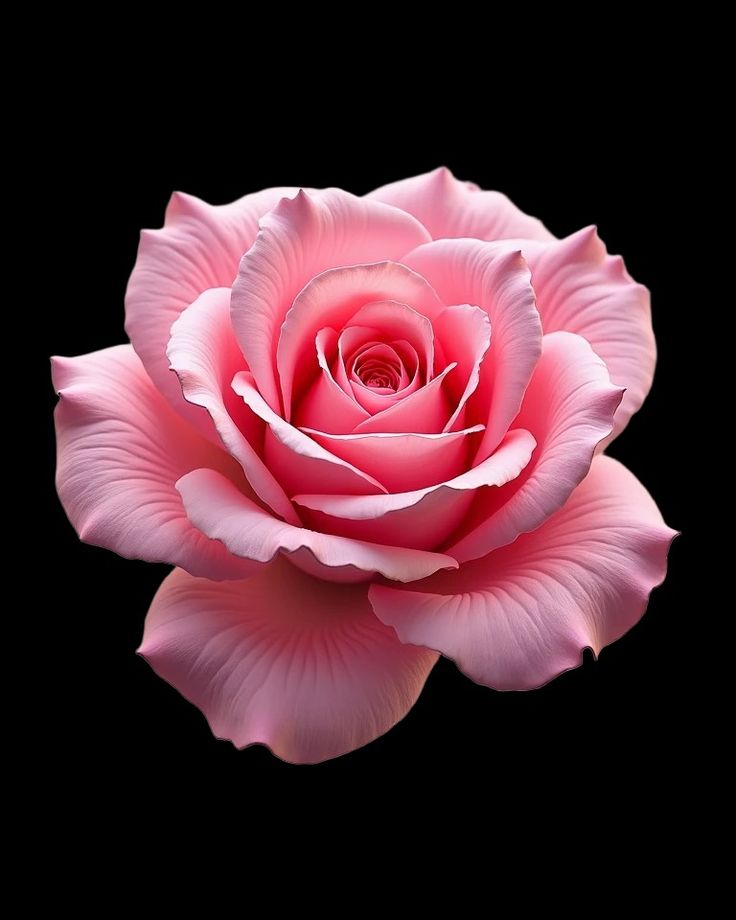
#> input picture reference/rose-open-pink.jpg, 736 x 920 px, found by its file name; the run also reads 3 pictures not shown here
$ python process_images.py
#> lines starting #> are read from the running program, lines starting #| are printed output that depends on the picture; after the words box and inside, x2 and y2 are one past the last pixel; in counts of white or black regions, pixels touching at a corner belong together
import math, os
os.makedirs("tools/.out", exist_ok=True)
import numpy as np, sys
from PIL import Image, ImageFilter
from scipy import ndimage as nd
U='reference/'; O='tools/.out/'
def hsv(a):
    a=a.astype(np.float32)/255; r,g,b=a[...,0],a[...,1],a[...,2]
    mx=a.max(-1); mn=a.min(-1); d=mx-mn+1e-6
    h=np.where(mx==r,((g-b)/d)%6,np.where(mx==g,(b-r)/d+2,(r-g)/d+4))*60
    s=np.where(mx>0,(mx-mn)/(mx+1e-6),0); return h,s,mx
def rgb(h,s,v):
    h=(h%360)/60; i=np.floor(h).astype(int)%6; f=h-np.floor(h)
    p=v*(1-s); q=v*(1-s*f); t=v*(1-s*(1-f))
    r=np.choose(i,[v,q,p,p,t,v]); g=np.choose(i,[t,v,v,q,p,p]); b=np.choose(i,[p,p,t,v,v,q])
    return (np.clip(np.stack([r,g,b],-1),0,1)*255).astype(np.uint8)
def flood_bg(cand,minpocket=0):
    lab,n=nd.label(cand); border=set(np.unique(np.concatenate([lab[0],lab[-1],lab[:,0],lab[:,-1]])))-{0}
    if minpocket:
        sizes=nd.sum(np.ones_like(lab),lab,range(1,n+1))
        border|={i+1 for i,z in enumerate(sizes) if z>minpocket}
    return np.isin(lab,list(border))
def alpha_from(bg,feather=1.2):
    a=(~bg).astype(np.float32)
    a=nd.binary_opening(a>0.5,iterations=1).astype(np.float32)
    a=nd.gaussian_filter(a,feather); return (np.clip((a-0.15)/0.7,0,1)*255).astype(np.uint8)
def save(rgbarr,al,name,trim=True):
    im=Image.fromarray(np.dstack([rgbarr,al]),'RGBA')
    if trim: im=im.crop(im.getbbox())
    im.save(O+name+'.png'); return im

# 1 open rose (pink on black) -> blue with lavender undertone
a=np.array(Image.open(U+'rose-open-pink.jpg').convert('RGB'))
#> a is the input picture: shape (920, 736, 3); mean R, G, B 79.5, 44, 52.8
h,s,v=hsv(a); bg=flood_bg(a.max(-1)<28)
#> in flood_bg, `lab, n = nd.label(cand)`:
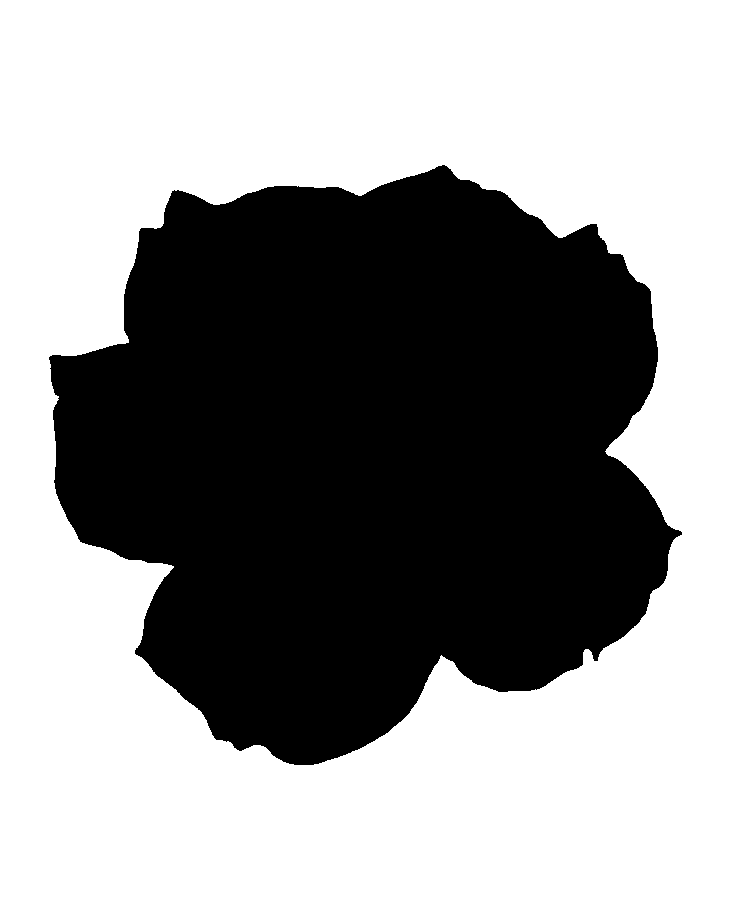
#> lab: shape (920, 736) int32; values 0 (black) and 1 (white), 59.9% white; 1 black region, box (x1, y1, x2, y2) and area: (49, 165, 682, 765) 271303
#> in flood_bg, `lab, n = nd.label(cand)`: n = 1
#> in flood_bg, `border = set(np.unique(np.concatenate([lab[0], lab[-1], lab[:, 0], lab`: border = 1 item
nh=212+48*np.clip(1-v,0,1)**2.2; ns=np.clip(s*1.12,0,1); nv=np.clip(v*1.02,0,1)
save(rgb(nh,ns,nv),alpha_from(bg,1.0),'rose_open')
#> in rgb, `i = np.floor(h).astype(int) % 6`: i: shape (920, 736) int64; values 3 (black) and 4 (white), 60.1% white; 1 black region, box (x1, y1, x2, y2) and area: (50, 166, 681, 765) 270251
#> in alpha_from, `a=nd.binary_opening(a>0.5,iterations=1).astype(np.float32)`: a: shape (920, 736) float32; values 0 (black) and 1 (white), 40.1% white; 1 white region, box (x1, y1, x2, y2) and area: (49, 165, 682, 765) 271284

# 2 stem rose (red, beige bg) -> blue head, green leaves kept
a=np.array(Image.open(U+'rose-stem-red.jpg').convert('RGB'))
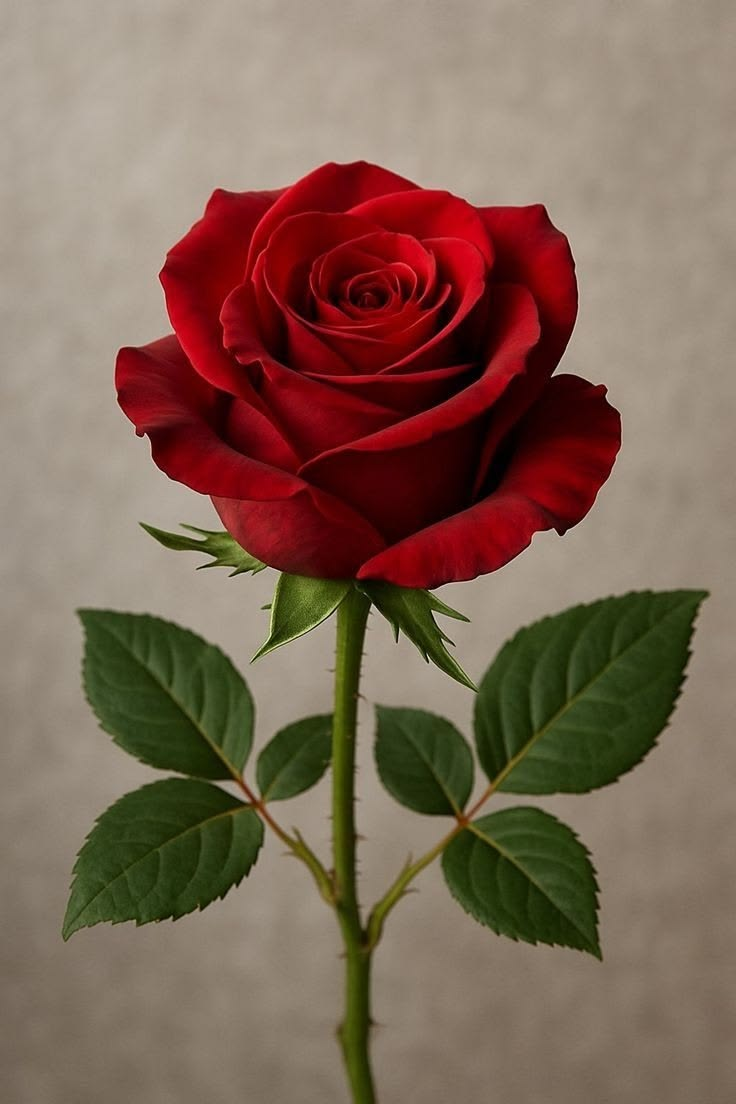
#> input picture reference/rose-stem-red.jpg, 736 x 1104 px, found by its file name
#> a is the input picture: shape (1104, 736, 3); mean R, G, B 127.3, 102.1, 86.2
h,s,v=hsv(a); bg=flood_bg((s<0.3)&(v>0.22)&~((h>60)&(h<170)&(s>0.3)),400)
#> call 2 of flood_bg, with minpocket = 400
#> in flood_bg (call 2), `lab, n = nd.label(cand)`:
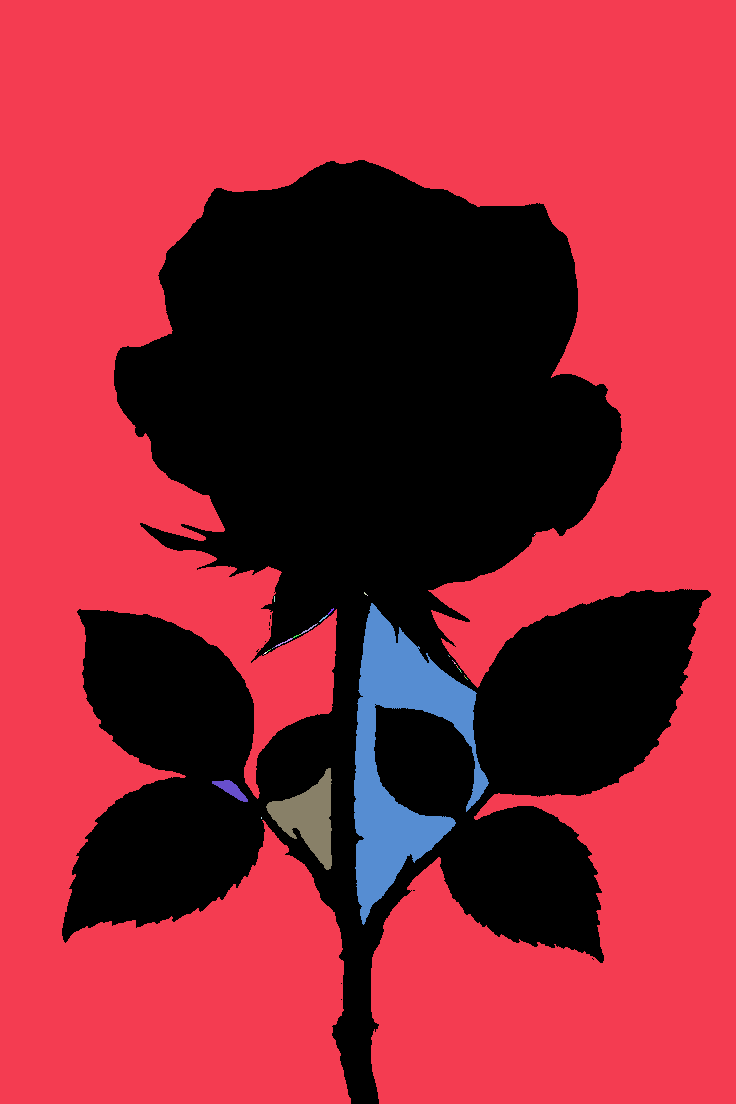
#> lab: shape (1104, 736) int32; 39 distinct labels, from 0 to 38; one colour per label, 0 black
#> in flood_bg (call 2), `lab, n = nd.label(cand)`: n = 38
#> in flood_bg (call 2), `lab, n = nd.label(cand)`:
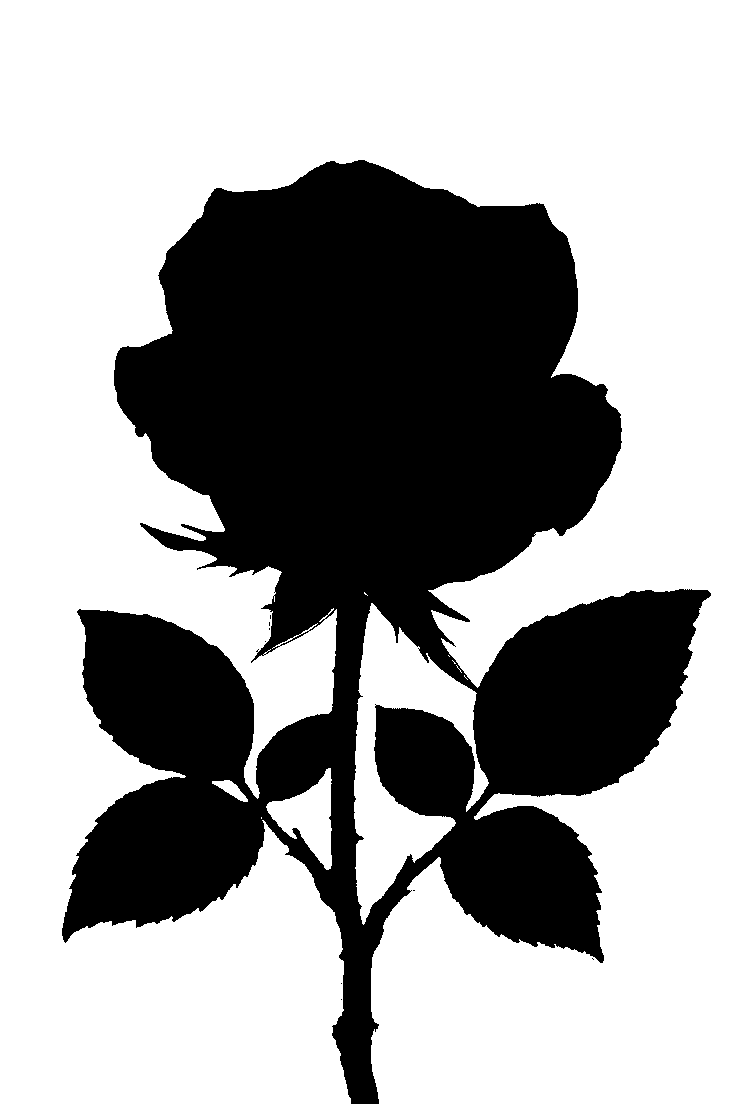
#> cand: shape (1104, 736) bool; 63.5% white; 9 black regions (8 under 20 px), largest, box (x1, y1, x2, y2) and area: (62, 160, 711, 1104) 296949
#> in flood_bg (call 2), `sizes=nd.sum(np.ones_like(lab),lab,range(1,n+1))`: sizes = 38 values, max 495475 at index 0, min 1 at index 1, mean 13567.8
#> in flood_bg (call 2), `border|={i+1 for i,z in enumerate(sizes) if z>minpocket}`: border = 3 items
#> in flood_bg (call 2), `return np.isin(lab,list(border))`: returned value: shape (1104, 736) bool; 63.4% white; 9 black regions (8 under 20 px), largest, box (x1, y1, x2, y2) and area: (62, 160, 711, 1104) 297423
red=((h<22)|(h>320))&(s>0.35)
#> red: shape (1104, 736) bool; 19.3% white; 7 white regions (5 under 20 px), largest, box (x1, y1, x2, y2) and area: (114, 160, 621, 590) 156755, (243, 784, 256, 802) 93
nh=np.where(red,216+30*np.clip(1-v,0,1)**2,h); nv=np.where(red,np.clip(v*1.18+0.04,0,1),v*0.92); ns=np.where(red,np.clip(s*0.92,0,1),s*0.85)
#> after `ns = np.where(red, np.clip(s * 0.92, 0, 1), s * 0.85)`:
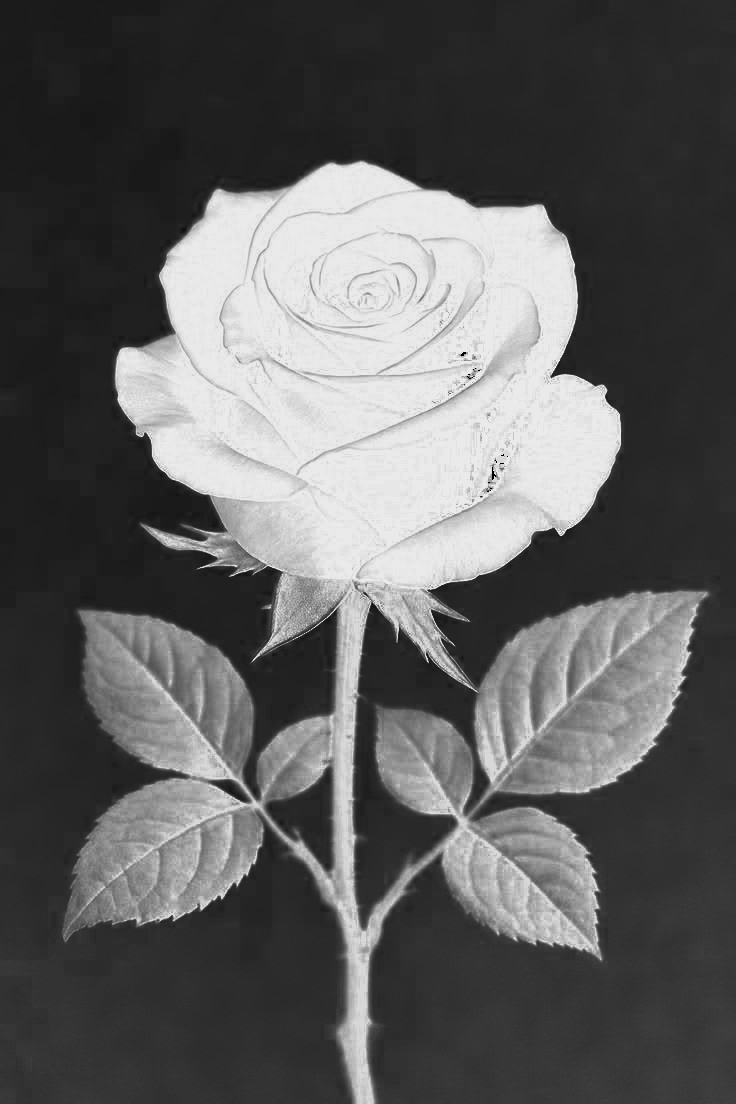
#> ns: shape (1104, 736) float32; min 0, max 0.92, mean 0.372
save(rgb(nh,ns,nv),alpha_from(bg,1.0),'rose_stem')

# butterflies
def bfly(fn,name,target,crop=None):
    im=Image.open(U+fn).convert('RGB')
    if crop: im=im.crop(crop)
    a=np.array(im); h,s,v=hsv(a); bg=flood_bg((s<0.2)&(v>0.4))
    if target is not None:
        orange=((h<62)|(h>345))&(s>0.22)
        nh=np.where(orange,target+(h-30)*0.35,h); nv=np.where(orange,np.clip(v*0.95,0,1),v)
        a=rgb(nh,s,nv)
    return save(a,alpha_from(bg,0.8),name)
bfly('butterfly-blue.jpg','bf_a',None)
bfly('butterfly-monarch.jpg','bf_b',204)
bfly('butterfly-trio.jpg','bf_trio',224)
from PIL import Image, ImageFilter
O='tools/.out/'; P='public/images/'
#> after `O = 'tools/.out/'`: O = 'tools/.out/'
def sprite(src,crop,head,tail,name,w=420):
    im=Image.open(O+src+'.png')
    if crop: im=im.crop(crop); head=(head[0]-crop[0],head[1]-crop[1]); tail=(tail[0]-crop[0],tail[1]-crop[1])
    from scipy import ndimage as nd
    a=np.array(im); m=a[...,3]>20; lab,n=nd.label(nd.binary_dilation(m,iterations=3))
    if n>1:
        sz=nd.sum(m,lab,range(1,n+1)); keep=lab==(int(np.argmax(sz))+1); a[...,3]=np.where(keep,a[...,3],0); im=Image.fromarray(a)
    pad=max(im.size); big=Image.new('RGBA',(im.width+2*pad,im.height+2*pad)); big.paste(im,(pad,pad))
    hx,hy=head[0]+pad,head[1]+pad; tx,ty=tail[0]+pad,tail[1]+pad
    cx,cy=hx+(tx-hx)*0.3,hy+(ty-hy)*0.3
    best=None
    for sgn in (1,-1):
        ang=sgn*math.degrees(math.atan2(hx-tx,-(hy-ty)))
        r=big.rotate(ang,resample=Image.BICUBIC,center=(cx,cy))
        a=math.radians(-ang)  # PIL ccw; screen coords y down
        def rot(x,y):
            dx,dy=x-cx,y-cy; return (cx+dx*math.cos(a)-dy*math.sin(a), cy+dx*math.sin(a)+dy*math.cos(a))
        H,T=rot(hx,hy),rot(tx,ty)
        err=abs(H[0]-T[0])+(0 if H[1]<T[1] else 999)
        if best is None or err<best[0]: best=(err,r,H)
    err,r,H=best; print(name,'err',round(err,1))
    bb=r.getbbox(); half=max(cx-bb[0],bb[2]-cx)
    box=(int(cx-half),bb[1],int(cx+half),bb[3]); out=r.crop(box)
    out=out.resize((w,int(out.height*w/out.width)),Image.LANCZOS)
    out.save(P+name+'.webp',quality=84,method=6); print(name,out.size,'bodyY%',round((cy-bb[1])/(bb[3]-bb[1])*100,1))
sprite('bf_a',None,(288,312),(385,450),'bf-azure')
#> in sprite, `lab, n = nd.label(nd.binary_dilation(m, iterations=3))`: n = 2
#> in sprite, `sz = nd.sum(m, lab, range(1, n + 1))`: sz = [125593, 35]
#> in sprite, `err, r, H = best`: err = 0; H = (881.1, 866.8)
#| bf-azure err 0.0
#> in sprite, `bb = r.getbbox()`: bb = (712, 589, 1206, 1098)
#> in sprite, `half = max(cx - bb[0], bb[2] - cx)`: half = 324.9
#> in sprite, `box = (int(cx - half), bb[1], int(cx + half), bb[3])`: box = (556, 589, 1206, 1098)
#| bf-azure (420, 328) bodyY% 64.5
sprite('bf_b',None,(348,378),(222,552),'bf-sky')
#| bf-sky err 0.0
#| bf-sky (420, 331) bodyY% 63.0
sprite('bf_trio',(0,330,410,716),(183,532),(125,640),'bf-royal')
#| bf-royal err 0.0
#> (the run stopped early here; a loop or call above may not have finished)
